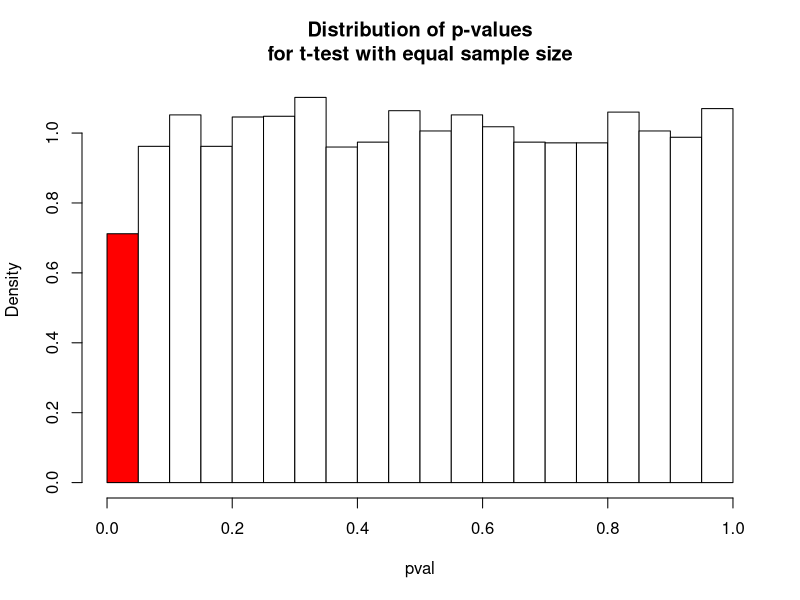
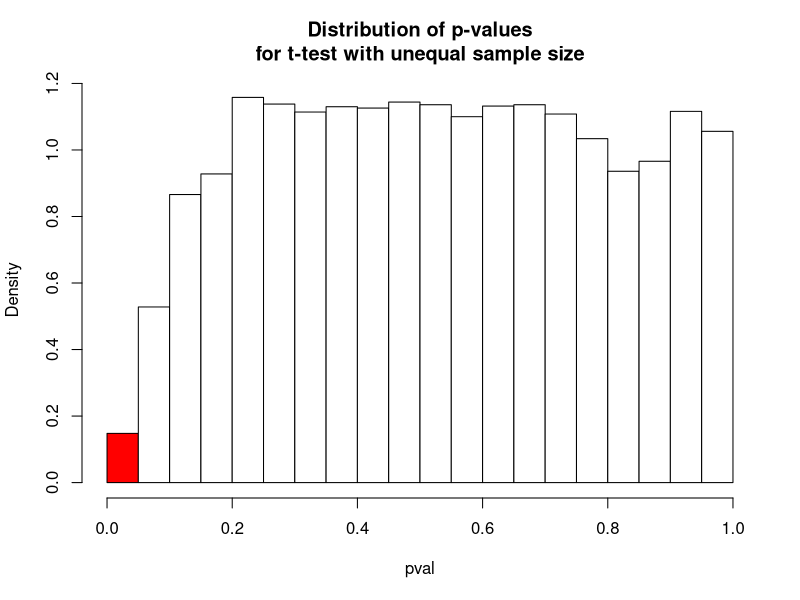

Write R code to recreate these figures, in order.
## ---- chunk 1

rep <- 1e4
mu1 <- 5
mu2 <- 5
sigma <- 2
n1 <- 10
n2 <- 10
tval <- numeric(rep)
pval <- numeric(rep)

for(i in 1 :rep){
  x1 <- rnorm(n1, mu1, sigma)
  x2 <- rnorm(n2, mu2, sigma)
  S <- sqrt(((n1 - 1) * var(x1) + (n2 - 1) * var(x2)) / (n1 + n2 - 2))
  tval[i] <- (mean(x1) - mean(x2)) / (S * sqrt(1 / n1 + 1 / n2))
  pval[i] <- 2 * pt(abs(tval[i]), df = min(n1, n2) - 1, lower = FALSE)
}
hist(pval, freq = FALSE, breaks = seq(0, 1, 0.05), col = c("red", rep("white", 19)),
     main = "Distribution of p-values\nfor t-test with equal sample size")
## ---- chunk 2

rep <- 1e4
mu1 <- 5
mu2 <- 5
sigma <- 2
n1 <- 5
n2 <- 50
tval <- numeric(rep)
pval <- numeric(rep)

for(i in 1 :rep){
  x1 <- rnorm(n1, mu1, sigma)
  x2 <- rnorm(n2, mu2, sigma)
  S <- sqrt(((n1 - 1) * var(x1) + (n2 - 1) * var(x2)) / (n1 + n2 - 2))
  tval[i] <- (mean(x1) - mean(x2)) / (S * sqrt(1 / n1 + 1 / n2))
  pval[i] <- 2 * pt(abs(tval[i]), df = min(n1, n2) - 1, lower = FALSE)
}
hist(pval, freq = FALSE, breaks = seq(0, 1, 0.05), col = c("red", rep("white", 19)),
     main = "Distribution of p-values\nfor t-test with unequal sample size")

